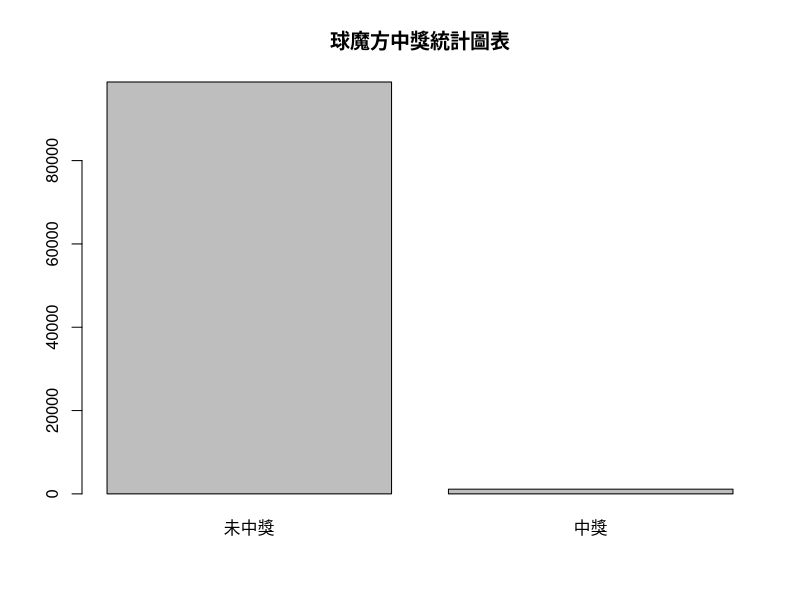

This chart was generated by the following R code:
#第一題
modify<-function(scores){
	student_names=c("A","B","C")
	adjust_scores=round(sqrt(scores)*10,0)
	results=rep(NA,3)
	for(i in 1:3)
	{
		if(adjust_scores[i]>=60)
			results[i]<-"過"
		else
			results[i]<-"當"
	}
	table<-data.frame(學生姓名=student_names, 調整前成績=scores, 調整後成績=adjust_scores, 過或當=results)
	return(table)
}
調整前成績<-sample(0:59,3,T)
modify(調整前成績)

#第二題
all_target<-matrix(as.integer(c(c(1,2,3),c(4,5,6),c(7,8,9),c(1,4,7),c(2,5,8),c(3,6,9),c(1,5,9),c(3,5,7))),nrow=8,byrow=T)
#print(all_target)

球魔方<-function(x){
  中獎數<-0
  未中獎數<-0
  for(i in 1:x)
	{
    print("==============")
    print(i)
		s<-sample(1:8,1)
		target<-all_target[s,]
		print("預設中獎:")
		print(target)
		target_vector<-rep(NA,9)
		target_vector[target]<-"O"
    target_matrix<-matrix(target_vector,nrow=3,byrow=T)
    print(target_matrix)
    
		result<-sample(1:9,3)
		#print(result)
		order_result=result[order(result)]
		print("玩家連線:")
		print(order_result)
		result_vector<-rep(NA,9)
		result_vector[order_result]<-"O"
		result_matrix<-matrix(result_vector,nrow=3,byrow=T)
		print(result_matrix)
	  
		if(identical(target,order_result))
		{
		  print("結果:中獎")
		  中獎數<-中獎數+1
		}  
		else
		{
		  print("結果:未中獎")
		  未中獎數<-未中獎數+1
		}
			
  }
	中獎數量統計<-c(未中獎=未中獎數,中獎=中獎數)
	barplot(中獎數量統計,main="球魔方中獎統計圖表")
	return(中獎數量統計)
}

球魔方(100000)